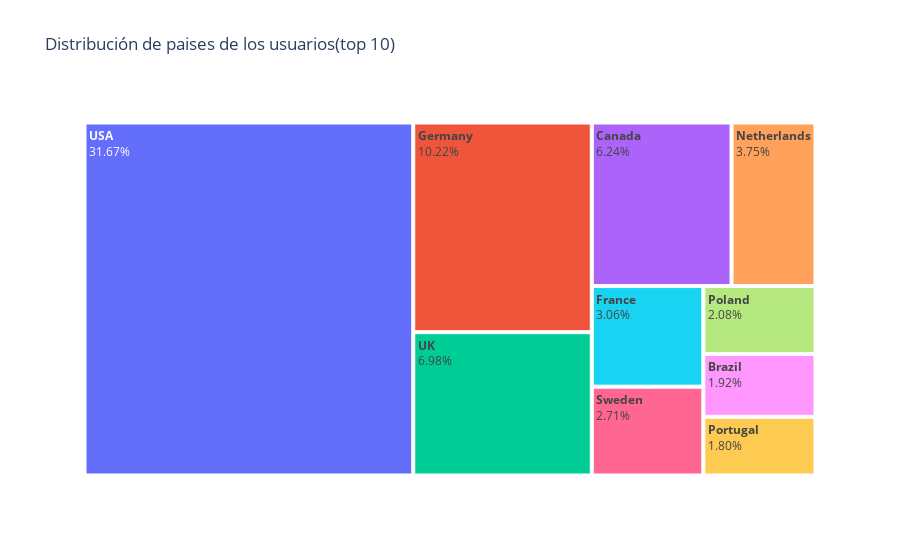

Notebook code for this chart:
### Markdown cell above
Pais

### Code cell
dfpaises=df["Birthplace"].value_counts().reset_index()
dfpaises.columns = ['Birthplace', 'count']

total_muestras = dfpaises['count'].sum()
dfpaises['percentage'] = (dfpaises['count'] / total_muestras) * 100

top_10 = dfpaises.nlargest(10, 'count')

fig=px.treemap(top_10,
               path=["Birthplace"],
               values="count",
               custom_data=['percentage'],
               title="Distribución de paises de los usuarios(top 10)")

fig.update_traces(
    texttemplate="<b>%{label}</b><br>%{customdata[0]:.2f}%",
    hovertemplate="<b>%{label}</b><br>Cantidad: %{value}<br>Porcentaje: %{customdata[0]:.2f}%"
)

fig.show()

### Figure 1 — Plotly figure (JSON) as saved in the notebook; plotly's stock layout.template omitted (floating-point values rounded to 4 significant figures)
{"data": [{"branchvalues": "total", "customdata": [["31.67151054474998"], ["10.216856695729936"], ["6.982636560101349"], ["6.237424547283702"], ["3.748416424472763"], ["3.062821372680528"], ["2.7051196065280574"], ["2.079141515761234"], ["1.9226469930695285"], ["1.7959609508905283"]], "domain": {"x": [0, 1], "y": [0, 1]}, "hovertemplate": "<b>%{label}</b><br>Cantidad: %{value}<br>Porcentaje: %{customdata[0]:.2f}%", "ids": ["USA", "Germany", "UK", "Canada", "Netherlands", "France", "Sweden", "Poland", "Brazil", "Portugal"], "labels": ["USA", "Germany", "UK", "Canada", "Netherlands", "France", "Sweden", "Poland", "Brazil", "Portugal"], "name": "", "parents": ["", "", "", "", "", "", "", "", "", ""], "texttemplate": "<b>%{label}</b><br>%{customdata[0]:.2f}%", "type": "treemap", "values": [4250.0, 1371.0, 937.0, 837.0, 503.0, 411.0, 363.0, 279.0, 258.0, 241.0]}], "layout": {"legend": {"tracegroupgap": 0}, "title": {"text": "Distribución de paises de los usuarios(top 10)"}}}
